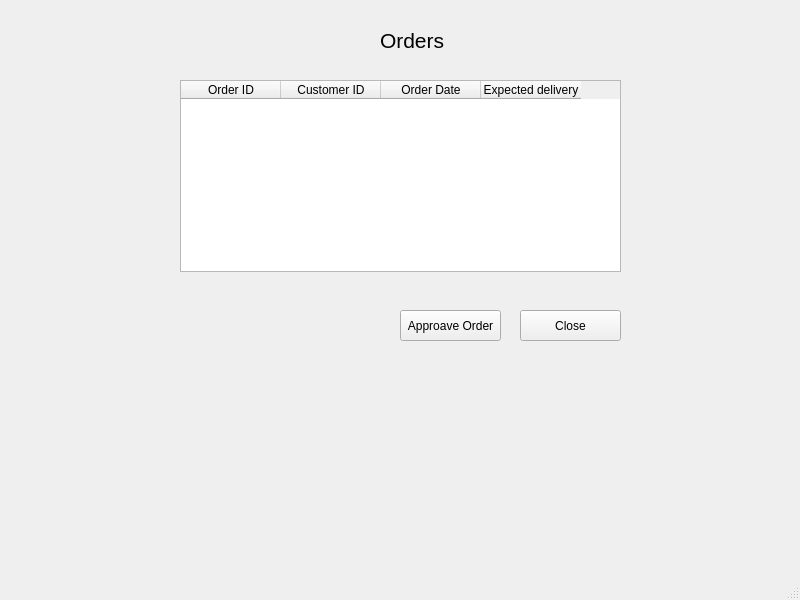
<?xml version="1.0" encoding="UTF-8"?>
<ui version="4.0">
 <class>MainWindow</class>
 <widget class="QMainWindow" name="MainWindow">
  <property name="geometry">
   <rect>
    <x>0</x>
    <y>0</y>
    <width>800</width>
    <height>600</height>
   </rect>
  </property>
  <property name="windowTitle">
   <string>MainWindow</string>
  </property>
  <widget class="QWidget" name="centralwidget">
   <widget class="QTableWidget" name="adminOrdertable">
    <property name="geometry">
     <rect>
      <x>180</x>
      <y>80</y>
      <width>441</width>
      <height>192</height>
     </rect>
    </property>
    <property name="styleSheet">
     <string notr="true">column-width: 130px</string>
    </property>
    <column>
     <property name="text">
      <string>Order ID</string>
     </property>
    </column>
    <column>
     <property name="text">
      <string>Customer ID</string>
     </property>
    </column>
    <column>
     <property name="text">
      <string>Order Date</string>
     </property>
    </column>
    <column>
     <property name="text">
      <string>Expected delivery</string>
     </property>
    </column>
   </widget>
   <widget class="QLabel" name="label">
    <property name="geometry">
     <rect>
      <x>380</x>
      <y>30</y>
      <width>81</width>
      <height>21</height>
     </rect>
    </property>
    <property name="font">
     <font>
      <pointsize>16</pointsize>
     </font>
    </property>
    <property name="text">
     <string>Orders</string>
    </property>
   </widget>
   <widget class="QPushButton" name="adminAddOrder">
    <property name="geometry">
     <rect>
      <x>400</x>
      <y>310</y>
      <width>101</width>
      <height>31</height>
     </rect>
    </property>
    <property name="text">
     <string>Approave Order</string>
    </property>
   </widget>
   <widget class="QPushButton" name="closeButton">
    <property name="geometry">
     <rect>
      <x>520</x>
      <y>310</y>
      <width>101</width>
      <height>31</height>
     </rect>
    </property>
    <property name="text">
     <string>Close</string>
    </property>
   </widget>
  </widget>
  <widget class="QMenuBar" name="menubar">
   <property name="geometry">
    <rect>
     <x>0</x>
     <y>0</y>
     <width>800</width>
     <height>18</height>
    </rect>
   </property>
  </widget>
  <widget class="QStatusBar" name="statusbar"/>
 </widget>
 <resources/>
 <connections/>
</ui>
